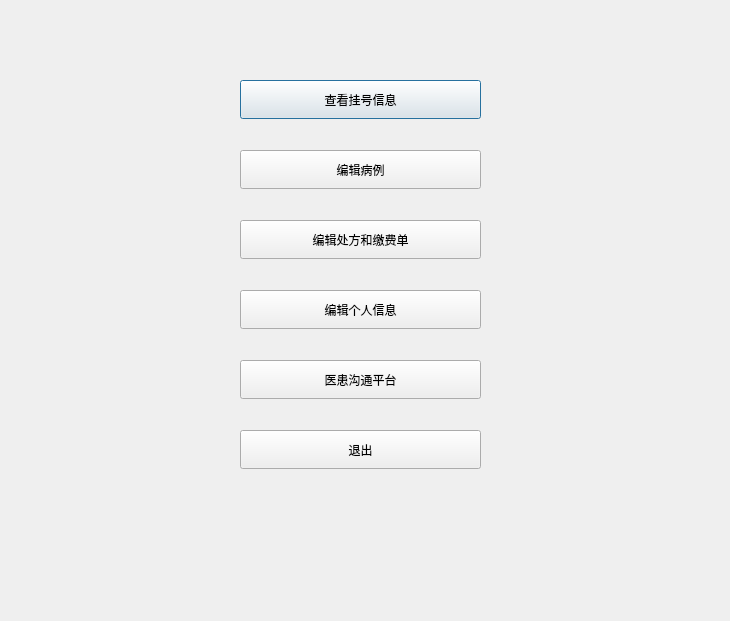
<?xml version="1.0" encoding="UTF-8"?>
<ui version="4.0">
 <class>DoctorMenu</class>
 <widget class="QDialog" name="DoctorMenu">
  <property name="geometry">
   <rect>
    <x>0</x>
    <y>0</y>
    <width>730</width>
    <height>621</height>
   </rect>
  </property>
  <property name="windowTitle">
   <string>Dialog</string>
  </property>
  <widget class="QPushButton" name="pushButton">
   <property name="geometry">
    <rect>
     <x>240</x>
     <y>80</y>
     <width>241</width>
     <height>39</height>
    </rect>
   </property>
   <property name="text">
    <string>查看挂号信息</string>
   </property>
  </widget>
  <widget class="QPushButton" name="pushButton_2">
   <property name="geometry">
    <rect>
     <x>240</x>
     <y>150</y>
     <width>241</width>
     <height>39</height>
    </rect>
   </property>
   <property name="text">
    <string>编辑病例</string>
   </property>
  </widget>
  <widget class="QPushButton" name="pushButton_3">
   <property name="geometry">
    <rect>
     <x>240</x>
     <y>220</y>
     <width>241</width>
     <height>39</height>
    </rect>
   </property>
   <property name="text">
    <string>编辑处方和缴费单</string>
   </property>
  </widget>
  <widget class="QPushButton" name="pushButton_4">
   <property name="geometry">
    <rect>
     <x>240</x>
     <y>290</y>
     <width>241</width>
     <height>39</height>
    </rect>
   </property>
   <property name="text">
    <string>编辑个人信息</string>
   </property>
  </widget>
  <widget class="QPushButton" name="pushButton_5">
   <property name="geometry">
    <rect>
     <x>240</x>
     <y>360</y>
     <width>241</width>
     <height>39</height>
    </rect>
   </property>
   <property name="text">
    <string>医患沟通平台</string>
   </property>
  </widget>
  <widget class="QPushButton" name="pushButton_6">
   <property name="geometry">
    <rect>
     <x>240</x>
     <y>430</y>
     <width>241</width>
     <height>39</height>
    </rect>
   </property>
   <property name="text">
    <string>退出</string>
   </property>
  </widget>
 </widget>
 <resources/>
 <connections/>
</ui>
